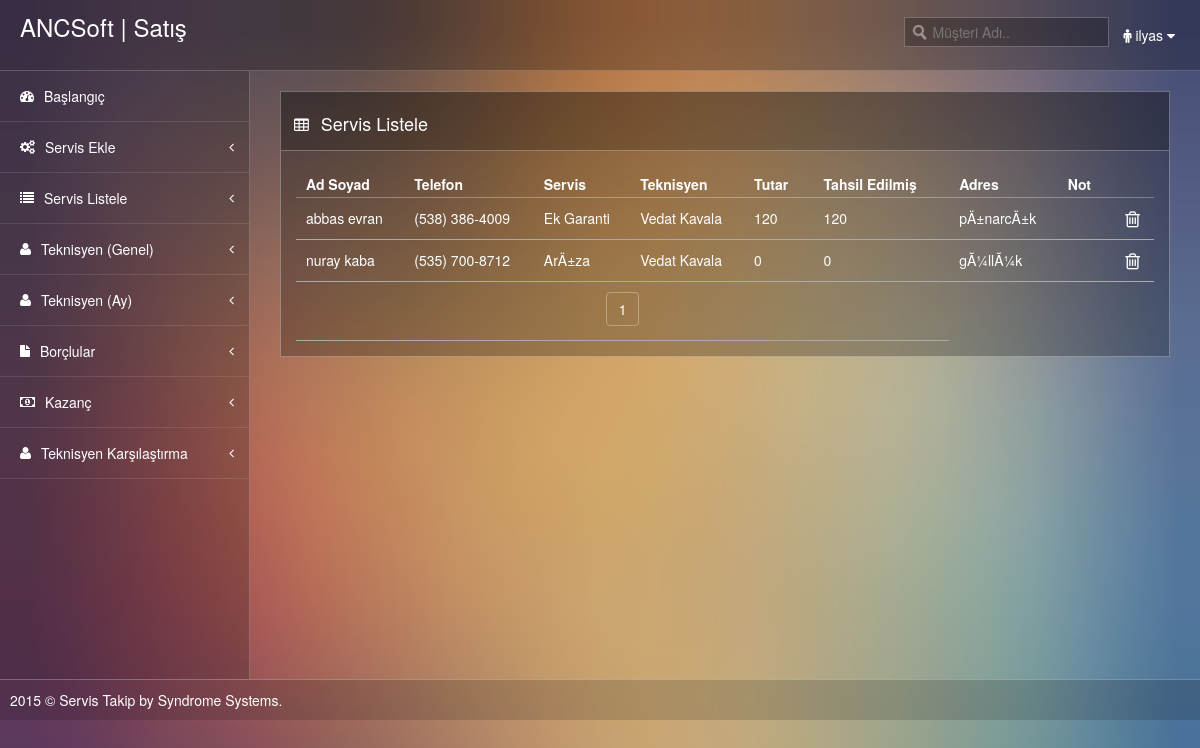
/servis_listele.php (signed in), run on the app's committed database.
### tables this page shows
CREATE TABLE IF NOT EXISTS `servis` (
  `nS_no` int(11) NOT NULL AUTO_INCREMENT,
  `tM_ad` text NOT NULL,
  `tM_tel` text NOT NULL,
  `tM_adres` text NOT NULL,
  `tS_yapilan` text NOT NULL,
  `tS_teknisyen` text NOT NULL,
  `tS_not` text NOT NULL,
  `dS_tarih` date NOT NULL,
  `nOdeme` int(11) NOT NULL,
  `tO_durum` text NOT NULL,
  `nTahsil_edilen` int(11) NOT NULL,
  PRIMARY KEY (`nS_no`)
);

### servis_listele.php (the view, shortened to what this page needs)
<?php include("header.php"); include("bildirim.php"); include("menu.php"); ?>
  <div class="page-content">
      <div class="row">
        <div class="col-lg-12">
          <div class="widget">
            <div class="widget-header"> <i class="icon-table"></i>
              <h3>Servis Listele</h3>
            </div>
            <div class="widget-content">
<div class="example_alt_pagination">
      <div id="container">
  <div id="demo">
    <table cellpadding="0" cellspacing="0" border="0" class="display" id="example">
      <thead>
        <tr>
          <th>Ad Soyad</th>
          <th>Telefon</th>
          <th>Servis</th>
          <th>Teknisyen</th>
          <th>Tutar</th>
          <th>Tahsil Edilmiş</th>
          <th>Adres</th>
          <th>Not</th>
          <th></th>
          </tr>
        </thead>
      <tbody>
          <?php
            $sorgu=mysql_query("SELECT * FROM servis");
            $kac_kayit=mysql_num_rows($sorgu);
            $kacar=15;
            if(empty($_GET['p'])){
              $p=1;
            }
            else{
              $p=$_GET['p'];
            }
            $kac_sayfa=ceil($kac_kayit/$kacar);
            $baslangic=($p*$kacar)-$kacar;
            $sorgu=mysql_query("SELECT * FROM servis ORDER BY tM_ad LIMIT $baslangic,$kacar");
            while($oku=mysql_fetch_assoc($sorgu)){
              $s_no=$oku['nS_no'];
              echo "<tr id='s$s_no' >";
              echo "<td>".$oku['tM_ad']."</td>";
              echo "<td>".$oku['tM_tel']."</td>";
              echo "<td>".$oku['tS_yapilan']."</td>";
              echo "<td>".$oku['tS_teknisyen']."</td>";
              echo "<td>".$oku['nOdeme']."</td>";
              echo "<td>".$oku['nTahsil_edilen']."</td>";
              echo "<td>".$oku['tM_adres']."</td>";
              echo "<td>".$oku['tS_not']."</td>";
              echo "<td>";
              echo " <a href='#' id='$s_no' onclick='servisSil(this.id)'><i class='icon-large icon-trash'></i></a></td>";
              echo "</tr>";
            }
            echo "<tr>";
            echo "<td colspan='6' align='center'>";
            echo "<ul class='pagination' style='padding:0px; margin:0px;'>";
            for($i=1;$i<=$kac_sayfa;$i++){
              echo "<li><a href='servis_listele.php?p=$i'>".$i."</a></li>";
            }
            echo "</ul>";
            echo "</td>";
          ?>
      </tbody>
  </table>
    </div>
        </div>
    </div>
            </div>
          </div>
        </div>
      </div>
    </div>
  </div>
<?php include("footer.php"); ?>

### css/thin-admin.css (style rules this page uses)
body { background-color: #54364a; background-size: cover; background-image:url(../images/a.jpg); }
.page-content { color: #FFF; padding: 20px 30px; display: table-cell; float: none!important; }

### style/style.css (style rules this page uses)
.widget { position: relative; clear: both; padding-bottom: 30px; width: auto; overflow: hidden; }
.widget-header { position: relative; height: 60px; line-height: 40px; background-color: rgba(0, 0, 0, 0.40); border: 1px solid rgba(255,255,255, 0.3); }
.widget-header h3 { position: relative; top: 2px; left: 10px; display: inline-block; margin-right: 3em; font-size: 18px; font-weight: 300; color: #fff; line-height: 18px; }
.widget-header [class^="icon-"], .widget-header [class*=" icon-"] { display: inline-block; margin-left: 13px; margin-right: -2px; font-size: 16px; color: #fff; vertical-align: middle; }
.widget-content { padding: 20px 15px 15px; background-color: rgba(0, 0, 0, 0.25); border: 1px solid rgba(255,255,255, 0.3); }
.widget-header+.widget-content { border-top: none; -webkit-border-top-left-radius: 0; -webkit-border-top-right-radius: 0; -moz-border-radius-topleft: 0; -moz-border-radius-topright: 0; border-top-left-radius: 0; border-top-right-radius: 0; }
.widget-content:before, .widget-content:after { content: ""; display: table; }
.widget-content:after { clear: both; }
.widget-content { zoom: 1; }

### css/demo_table.css (style rules this page uses)
table.display { margin: 0 auto; clear: both; width: 100%; }
table.display thead th { padding: 3px 18px 3px 10px; border-bottom: 1px solid rgba(255,255,255, 0.3); font-weight: bold; cursor: pointer; * cursor: hand; }
table.display tr td { border-bottom: 1px solid #aaa; }
table.display td { padding: 10px; }

### data on the page
servis: tM_ad "abbas evran", tM_tel "(538) 386-4009", tS_yapilan "Ek Garanti", tS_teknisyen "Vedat Kavala", nOdeme "120", nTahsil_edilen "120", tM_adres "pÄ±narcÄ±k"
servis: tM_ad "nuray kaba", tM_tel "(535) 700-8712", tS_yapilan "ArÄ±za", tS_teknisyen "Vedat Kavala", nOdeme "0", nTahsil_edilen "0", tM_adres "gÃ¼llÃ¼k"

### other printed values
$_SESSION['user'] "ilyas"
